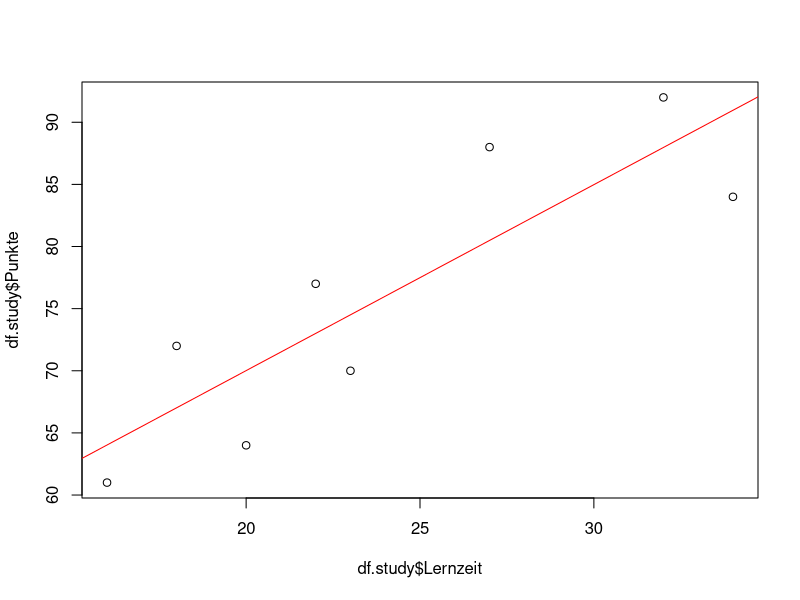
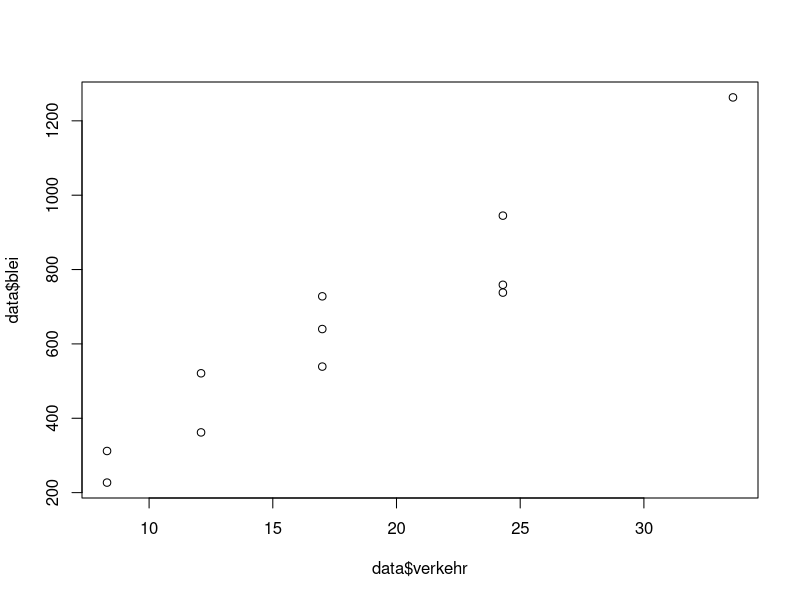
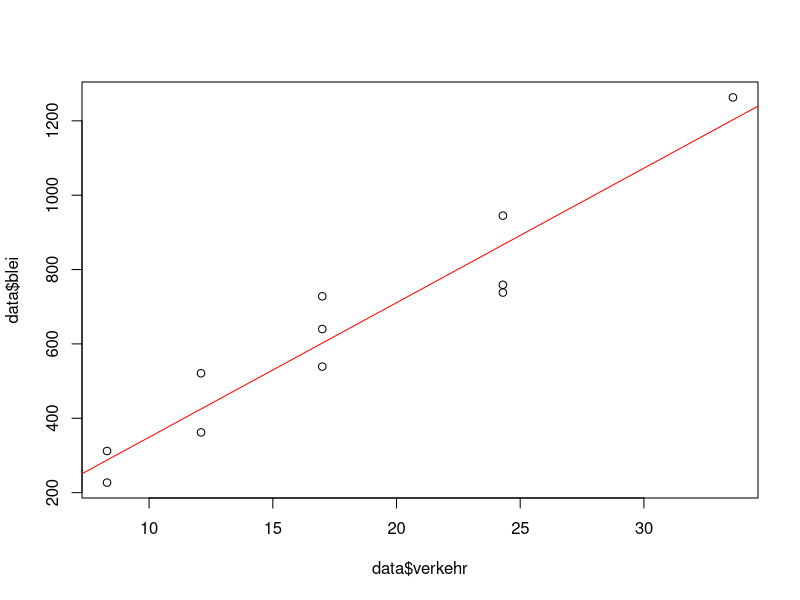

The R script that drew these images, in order:
#Aufgabe 1
#a)
library(MASS)
data = hills

# Model: time = beta0 +beta1*dist+beta2*climb + epsilon
# epsilon ~ N(0,sigma^2), unabhängig

fit.hills = lm(time~dist+climb, data = data)
summary(fit.hills)

#b)
# by hand
# Coefficients:
fit.function = function(beta){
    residual = sum((hills$time - beta[1] - beta[2]*hills$dist - beta[3]*hills$climb)^2)
    return(residual)
}
start.par.hills = c(0,0,0)
optim.hills = optim(start.par.hills, fit.function, method = "L-BFGS-B")

X = matrix(c(rep(1,length(hills$dist)), hills$dist, hills$climb), ncol = 3)

#calc y hat
y.hat = X%*%optim.hills$par





#residuals stats
residuals.hills = (hills$time - optim.hills$par[1] - optim.hills$par[2]*hills$dist - optim.hills$par[3]*hills$climb)
summary(residuals.hills)

#Coefficients matrix
#Std. Error
Fehlervarianz = 1/(length(hills$dist)-3)*sum(residuals.hills^2)

se.beta0 = sqrt(Fehlervarianz*solve(t(X)%*%X)[1,1])
se.beta1 = sqrt(Fehlervarianz*solve(t(X)%*%X)[2,2])
se.beta2 = sqrt(Fehlervarianz*solve(t(X)%*%X)[3,3])
Std.Error = c(se.beta0, se.beta1, se.beta2)

#t value
t.beta0 = optim.hills$par[1]/se.beta0
t.beta1 = optim.hills$par[2]/se.beta1
t.beta2 = optim.hills$par[3]/se.beta2
t.value = c(t.beta0, t.beta1, t.beta2)

#Pr(>|t|)
p.beta0 = 2*pt(-abs(t.beta0), df = length(hills$dist)-3)
p.beta1 = 2*pt(-abs(t.beta1), df = length(hills$dist)-3)
p.beta2 = 2*pt(-abs(t.beta2), df = length(hills$dist)-3)
p.value = c(p.beta0, p.beta1, p.beta2)

print(data.frame(Std.Error, t.value, p.value))

#Residual standard error
residual.std.error = sqrt(Fehlervarianz)
print(paste("Residual standard error: ", residual.std.error, "on ", length(hills$dist)-3, "degrees of freedom"))

# multiple R^2
R2 = 1- sum(residuals.hills^2)/sum((hills$time - mean(hills$time))^2)

# adjusted R^2
R2.adjusted = 1-(length(hills$dist)-1)/(length(hills$dist)-3)*(1-R2)


# F statistic
F = (sum((y.hat-mean(hills$time))^2)*(length(hills$dist)-3))/((3-1)*sum(residuals.hills^2))
#DF = c(3-1,length(hills$dist)-3)
F.p.value = pf(F, df1 = 3-1, df2 = length(hills$dist)-3, lower.tail = FALSE)









#Aufgabe 3
#a) 
df.study = data.frame(list(Lernzeit=c(20, 16, 34, 23, 27, 32, 18, 22),Punkte = c(64, 61, 84, 70, 88, 92, 72, 77)))

fit.study = lm(Punkte~Lernzeit, data = df.study)
summary(fit.study)
plot(df.study$Lernzeit,df.study$Punkte)
abline(fit.study, col = "red")

#b)
summary(fit.study)
#Pr(>|t|) <0.01 -> Lernzeit ist zu 1% Niveau signifikant


#c)
y.30.hat = predict(fit.study, data.frame(Lernzeit = 30))

#d) 
# predict(fit.study, data.frame(Lernzeit = 30), interval = "confidence", level = 0.9)

Fehlervarianz.study = 1/(length(df.study$Lernzeit)-2)*sum((df.study$Punkte - fit.study$fitted.values)^2)

study.X = matrix(c(rep(1,length(df.study$Lernzeit)), df.study$Lernzeit), ncol = 2)

radius.conf = qt(0.95,df = length(df.study$Lernzeit)-2)*
    sqrt(Fehlervarianz.study*c(1,30)%*%solve(t(study.X)%*%study.X)%*%c(1,30))

lwr.bound.conf = y.30.hat-radius.conf
upr.bound.conf = y.30.hat+radius.conf

# Prädikationsintervall
# predict(fit.study, data.frame(Lernzeit = 30), interval = "prediction", level = 0.9)

radius.präd = qt(0.95,df = length(df.study$Lernzeit)-2)*
    sqrt(Fehlervarianz.study*(1+c(1,30)%*%solve(t(study.X)%*%study.X)%*%c(1,30)))

lwr.bound.präd = y.30.hat-radius.präd
upr.bound.präd = y.30.hat+radius.präd





#Aufgabe 2
#a)
data = read.table("Datensaetze/strasse.txt", header = TRUE)
plot(data$verkehr,data$blei)

#b)
fit.strasse = lm(blei~verkehr, data = data)
summary(fit.strasse)
plot(data$verkehr,data$blei)
abline(fit.strasse, col = "red")


#c)
summary(fit.strasse)
#beidseitiger Test
#Pr(>|t|) <0.01 -> verkehr ist zu 1% (5%) Niveau signifikant

#einseitiger Test
t.beta1 = 9.798
p.beta1 = pt(-abs(t.beta1), df = length(data$verkehr)-2)
#Pr(>t) <0.01 -> verkehr ist zu 1% (5%) Niveau signifikant

#d)
# beidseitiger Test
# Pr(>|t|) >0.05 -> Intercept kann auch gut 0 sein. p =0.863
# Bedeutung: Baume, die keinen Verkehr haben, haben auch kein Blei

#e)



